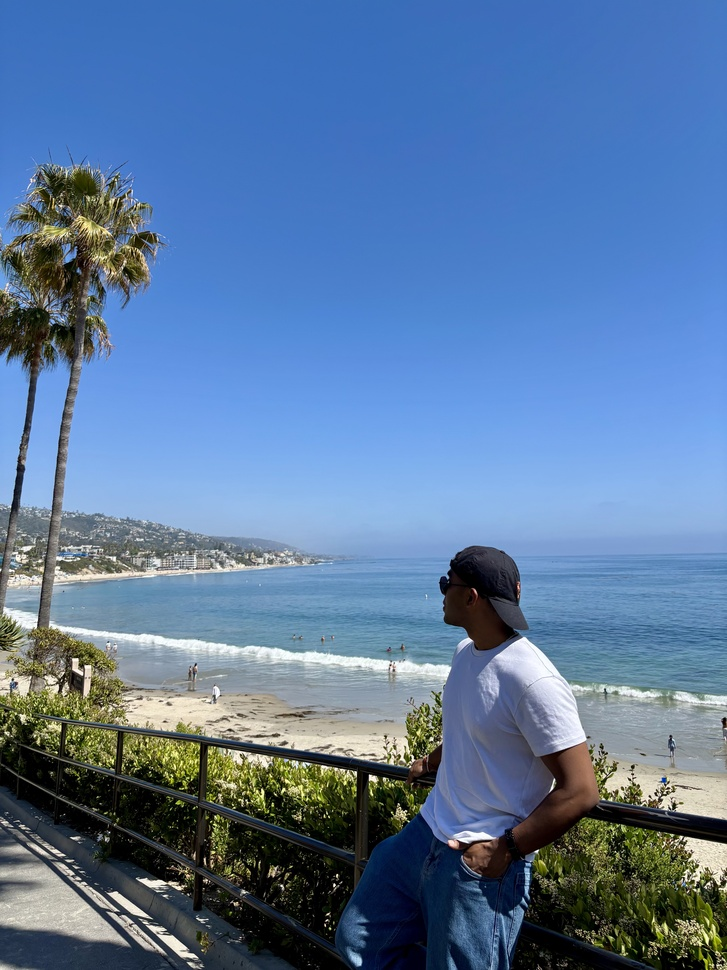
#> input picture assets/img/hm_beach.jpeg, 727 x 970 px, shrunk from 4284 x 5712 before the run
$ python process_image.py
#> lines starting #> are read from the running program, lines starting #| are printed output that depends on the picture
"""Generate the landscape black-and-white hero image.

Crops the portrait-orientation `hm_beach.jpeg` to a ~3:2 landscape frame that
keeps the palm trees (left), the beach and ocean band (center), and the subject
(right), then converts the result to black and white with a gentle contrast
and sharpness bump so the editorial look reads as intentional.

Run from repo root (or anywhere):

    python scripts/process_image.py
"""
from pathlib import Path

from PIL import Image, ImageEnhance, ImageOps

ROOT = Path(__file__).resolve().parent.parent
SRC = ROOT / "assets" / "img" / "hm_beach.jpeg"
DST = ROOT / "assets" / "img" / "hm_beach_bw.jpg"

CROP_TOP_PCT = 0.30
CROP_BOTTOM_PCT = 0.90
CONTRAST = 1.15
SHARPNESS = 1.10
JPEG_QUALITY = 90


def main() -> None:
    if not SRC.exists():
        raise SystemExit(f"Source image not found: {SRC}")

    with Image.open(SRC) as src:
#> src is the input picture: PIL image 727x970 RGB; mean R, G, B 90.4, 121, 159.5
        src.load()
        width, height = src.size
#> width = 727; height = 970
        top = int(height * CROP_TOP_PCT)
#> top = 291
        bottom = int(height * CROP_BOTTOM_PCT)
#> bottom = 873
        cropped = src.crop((0, top, width, bottom))
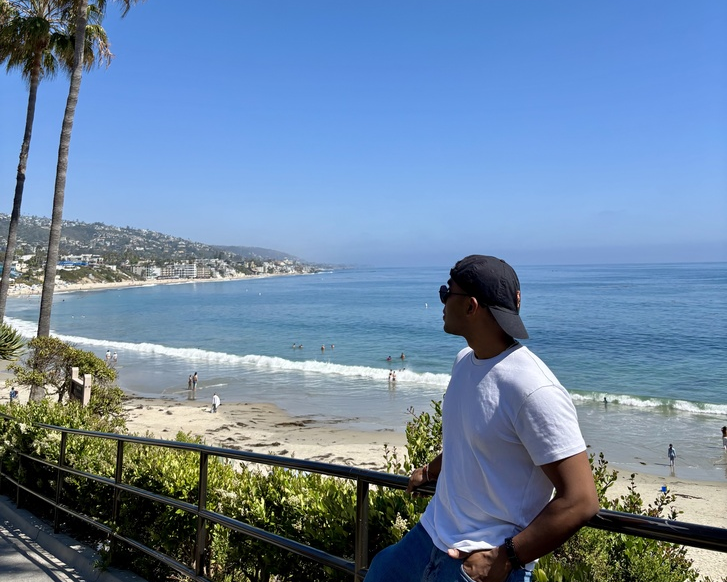
#> cropped: PIL image 727x582 RGB; mean R, G, B 107.5, 133.4, 162.5

    bw = ImageOps.grayscale(cropped).convert("RGB")
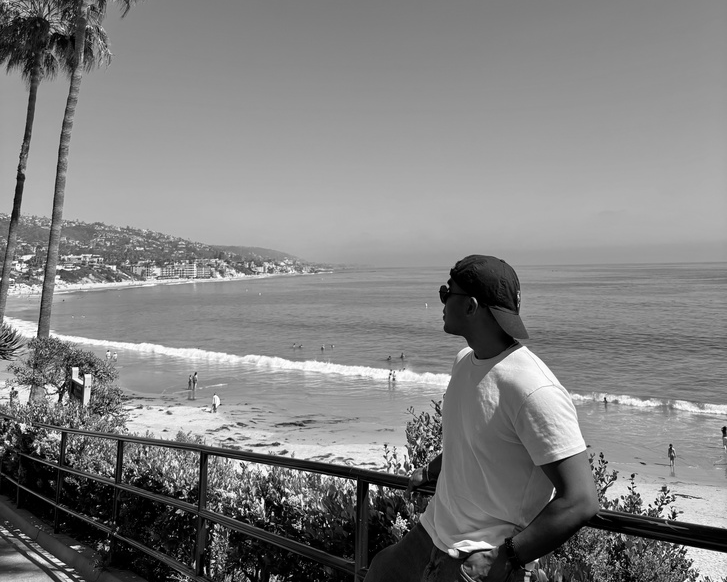
#> bw: PIL image 727x582 RGB; min 0, max 255, mean 129
    bw = ImageEnhance.Contrast(bw).enhance(CONTRAST)
    bw = ImageEnhance.Sharpness(bw).enhance(SHARPNESS)

    DST.parent.mkdir(parents=True, exist_ok=True)
    bw.save(DST, quality=JPEG_QUALITY, optimize=True)
    print(f"Wrote {DST} ({bw.size[0]}x{bw.size[1]})")
#| Wrote assets/img/hm_beach_bw.jpg (727x582)


if __name__ == "__main__":
    main()
